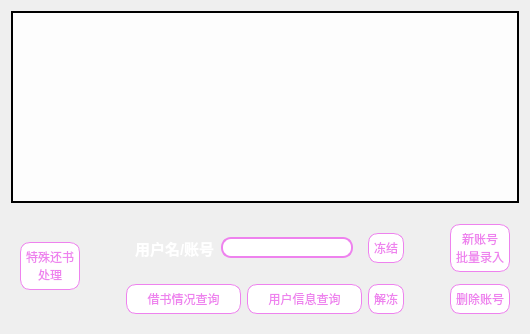
      <widget class="QWidget" name="UserPage">
       <layout class="QGridLayout" name="gridLayout_4">
        <item row="0" column="0">
         <widget class="QTableView" name="UserTableView">
          <property name="styleSheet">
           <string notr="true">QTableView {
	border: 2px solid #000000; /* 边框宽度为1px，颜色为#A0A0A0 */
	padding-left: 5px; /* 文本距离左边界有5px */
	background-color: rgba(255,255,255,225)	; /* 背景颜色 */
	color: 	#000000; /* 文本颜色 */
	selection-background-color: #000000; /* 选中文本的背景颜色 */
	selection-color: #FFFFFF; /* 选中文本的颜色 */
	font-family: &quot;Microsoft YaHei&quot;; /* 文本字体族 */
	font-size: 10pt; /* 文本字体大小 */
}
</string>
          </property>
         </widget>
        </item>
        <item row="1" column="0">
         <widget class="QWidget" name="widget_6" native="true">
          <layout class="QGridLayout" name="gridLayout">
           <item row="3" column="4">
            <widget class="QPushButton" name="UserInfosearch">
             <property name="styleSheet">
              <string notr="true">QPushButton{
	font: 12pt &quot;幼圆&quot;;
    color: 	#EE82EE;
    background-color: #FFFFFF;
    border-color: 	#EE82EE;
    border-radius: 10px;
    border-style: solid;
    border-width: 1px;
    padding: 5px;
}

/**鼠标停留在按钮上的样式**/
QPushButton::hover{	
    color: #FFFFFF;
    background-color: #EE82EE;
    border-color: #EE82EE;
}

/**鼠标按压下去的样式**/
QPushButton::pressed,QPushButton::checked{
    color: #FFFFFF;
    background-color: 	#DA70D6;
	border-color: 	#DA70D6;
}</string>
             </property>
             <property name="text">
              <string>用户信息查询</string>
             </property>
            </widget>
           </item>
           <item row="0" column="1" rowspan="4">
            <spacer name="horizontalSpacer_2">
             <property name="orientation">
              <enum>Qt::Horizontal</enum>
             </property>
             <property name="sizeHint" stdset="0">
              <size>
               <width>40</width>
               <height>20</height>
              </size>
             </property>
            </spacer>
           </item>
           <item row="3" column="3">
            <widget class="QPushButton" name="UserSearch">
             <property name="styleSheet">
              <string notr="true">QPushButton{
	font: 12pt &quot;幼圆&quot;;
    color: 	#EE82EE;
    background-color: #FFFFFF;
    border-color: 	#EE82EE;
    border-radius: 10px;
    border-style: solid;
    border-width: 1px;
    padding: 5px;
}

/**鼠标停留在按钮上的样式**/
QPushButton::hover{	
    color: #FFFFFF;
    background-color: #EE82EE;
    border-color: #EE82EE;
}

/**鼠标按压下去的样式**/
QPushButton::pressed,QPushButton::checked{
    color: #FFFFFF;
    background-color: 	#DA70D6;
	border-color: 	#DA70D6;
}</string>
             </property>
             <property name="text">
              <string>借书情况查询</string>
             </property>
            </widget>
           </item>
           <item row="3" column="6">
            <widget class="QPushButton" name="Unfreeze">
             <property name="styleSheet">
              <string notr="true">QPushButton{
	font: 12pt &quot;幼圆&quot;;
    color: 	#EE82EE;
    background-color: #FFFFFF;
    border-color: 	#EE82EE;
    border-radius: 10px;
    border-style: solid;
    border-width: 1px;
    padding: 5px;
}

/**鼠标停留在按钮上的样式**/
QPushButton::hover{	
    color: #FFFFFF;
    background-color: #EE82EE;
    border-color: #EE82EE;
}

/**鼠标按压下去的样式**/
QPushButton::pressed,QPushButton::checked{
    color: #FFFFFF;
    background-color: 	#DA70D6;
	border-color: 	#DA70D6;
}</string>
             </property>
             <property name="text">
              <string>解冻</string>
             </property>
            </widget>
           </item>
           <item row="0" column="7" rowspan="4">
            <spacer name="horizontalSpacer_3">
             <property name="orientation">
              <enum>Qt::Horizontal</enum>
             </property>
             <property name="sizeHint" stdset="0">
              <size>
               <width>40</width>
               <height>20</height>
              </size>
             </property>
            </spacer>
           </item>
           <item row="1" column="8">
            <widget class="QPushButton" name="userWrite">
             <property name="styleSheet">
              <string notr="true">QPushButton{
	font: 8pt &quot;幼圆&quot;;
    color: 	#EE82EE;
    background-color: #FFFFFF;
    border-color: 	#EE82EE;
    border-radius: 10px;
    border-style: solid;
    border-width: 1px;
    padding: 5px;
}

/**鼠标停留在按钮上的样式**/
QPushButton::hover{	
    color: #FFFFFF;
    background-color: #EE82EE;
    border-color: #EE82EE;
}

/**鼠标按压下去的样式**/
QPushButton::pressed,QPushButton::checked{
    color: #FFFFFF;
    background-color: 	#DA70D6;
	border-color: 	#DA70D6;
}</string>
             </property>
             <property name="text">
              <string>新账号
批量录入</string>
             </property>
            </widget>
           </item>
           <item row="3" column="8">
            <widget class="QPushButton" name="deleteAccount">
             <property name="styleSheet">
              <string notr="true">QPushButton{
	font: 8pt &quot;幼圆&quot;;
    color: 	#EE82EE;
    background-color: #FFFFFF;
    border-color: 	#EE82EE;
    border-radius: 10px;
    border-style: solid;
    border-width: 1px;
    padding: 5px;
}

/**鼠标停留在按钮上的样式**/
QPushButton::hover{	
    color: #FFFFFF;
    background-color: #EE82EE;
    border-color: #EE82EE;
}

/**鼠标按压下去的样式**/
QPushButton::pressed,QPushButton::checked{
    color: #FFFFFF;
    background-color: 	#DA70D6;
	border-color: 	#DA70D6;
}</string>
             </property>
             <property name="text">
              <string>删除账号</string>
             </property>
            </widget>
           </item>
           <item row="1" column="3" colspan="2">
            <widget class="QWidget" name="widget_5" native="true">
             <layout class="QHBoxLayout" name="horizontalLayout_2">
              <item>
               <widget class="QLabel" name="label_5">
                <property name="font">
                 <font>
                  <pointsize>11</pointsize>
                  <bold>true</bold>
                 </font>
                </property>
                <property name="styleSheet">
                 <string notr="true">color: rgb(255, 255, 255);</string>
                </property>
                <property name="text">
                 <string>用户名/账号</string>
                </property>
               </widget>
              </item>
              <item>
               <widget class="QLineEdit" name="UserName">
                <property name="styleSheet">
                 <string notr="true">QLineEdit {
	border: 2px solid #EE82EE; /* 边框宽度为1px，颜色为#A0A0A0 */
	border-radius: 10px; /* 边框圆角 */
	padding-left: 5px; /* 文本距离左边界有5px */
	background-color: 	#FFFFFF	; /* 背景颜色 */
	color: 	#000000; /* 文本颜色 */
	selection-background-color: #000000; /* 选中文本的背景颜色 */
	selection-color: #FFFFFF; /* 选中文本的颜色 */
	font-family: &quot;Microsoft YaHei&quot;; /* 文本字体族 */
	font-size: 10pt; /* 文本字体大小 */
}

QLineEdit:hover { /* 鼠标悬浮在QLineEdit时的状态 */
	border: 2px solid #298DFF;
	border-radius: 10px;
	background-color: #FFFFFF;
	color: 	#000000;
	selection-background-color: #000000;
	selection-color: #FFFFFF;
}


QLineEdit:disabled { /* QLineEdit在禁用时的状态 */
	border: 2px solid 	#C0C0C0;
	background-color: 	#C0C0C0;
	color: 	#000000;
}

QLineEdit:read-only { /* QLineEdit在只读时的状态 */
	border: 2px solid 	#C0C0C0;
	background-color: 	#C0C0C0;
	color: 	#000000;
}</string>
                </property>
               </widget>
              </item>
             </layout>
            </widget>
           </item>
           <item row="1" column="6">
            <widget class="QPushButton" name="Freeze">
             <property name="styleSheet">
              <string notr="true">QPushButton{
	font: 12pt &quot;幼圆&quot;;
    color: 	#EE82EE;
    background-color: #FFFFFF;
    border-color: 	#EE82EE;
    border-radius: 10px;
    border-style: solid;
    border-width: 1px;
    padding: 5px;
}

/**鼠标停留在按钮上的样式**/
QPushButton::hover{	
    color: #FFFFFF;
    background-color: #EE82EE;
    border-color: #EE82EE;
}

/**鼠标按压下去的样式**/
QPushButton::pressed,QPushButton::checked{
    color: #FFFFFF;
    background-color: 	#DA70D6;
	border-color: 	#DA70D6;
}</string>
             </property>
             <property name="text">
              <string>冻结</string>
             </property>
            </widget>
           </item>
           <item row="0" column="0" rowspan="4">
            <widget class="QPushButton" name="dealbook">
             <property name="styleSheet">
              <string notr="true">QPushButton{
	font: 10pt &quot;幼圆&quot;;
    color: 	#EE82EE;
    background-color: #FFFFFF;
    border-color: 	#EE82EE;
    border-radius: 10px;
    border-style: solid;
    border-width: 1px;
    padding: 5px;
}

/**鼠标停留在按钮上的样式**/
QPushButton::hover{	
    color: #FFFFFF;
    background-color: #EE82EE;
    border-color: #EE82EE;
}

/**鼠标按压下去的样式**/
QPushButton::pressed,QPushButton::checked{
    color: #FFFFFF;
    background-color: 	#DA70D6;
	border-color: 	#DA70D6;
}</string>
             </property>
             <property name="text">
              <string>特殊还书
处理</string>
             </property>
            </widget>
           </item>
          </layout>
         </widget>
        </item>
       </layout>
      </widget>
